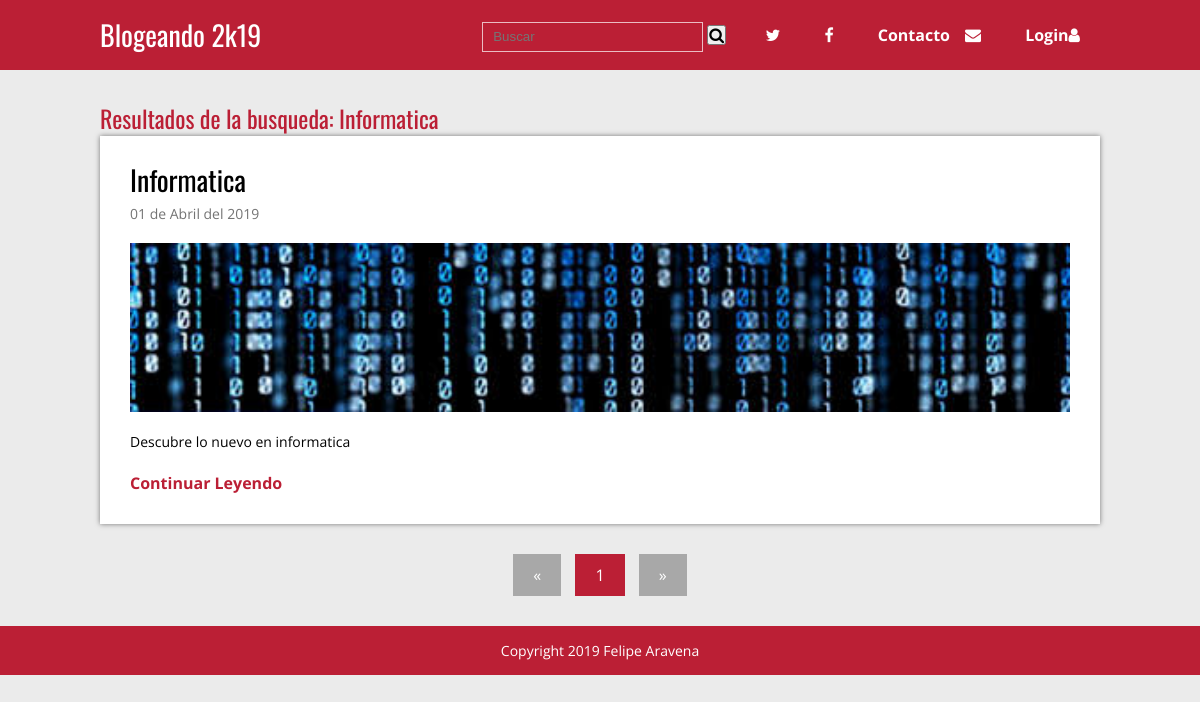
Screenshot of /blog/buscar.php?busqueda=Informatica with the database file from the repository.
### tables this page shows
CREATE TABLE `articulos` (
  `id` int(11) NOT NULL,
  `titulo` varchar(200) NOT NULL,
  `extracto` varchar(200) NOT NULL,
  `fecha` timestamp NOT NULL DEFAULT CURRENT_TIMESTAMP,
  `texto` text NOT NULL,
  `thumb` varchar(50) NOT NULL
);

### blog/buscar.php (called while the page is built, shortened)
<?php
require 'admin/config.php';
require 'functions.php';
$conexion = conexion($bd_config);
if($_SERVER['REQUEST_METHOD'] == 'GET' && !empty($_GET['busqueda'])){
	$busqueda = limpiarDatos($_GET['busqueda']);
	$statement =$conexion->prepare(
		"SELECT * FROM articulos WHERE titulo LIKE :busqueda or texto Like :busqueda"
	);
	$statement->execute(array(':busqueda' => "%$busqueda%"));
	$resultados = $statement->fetchAll();
	if (empty($resultados)) {
		$titulo = 'No se encontraron articulos con el resultado: ' . $busqueda;
	} else {
		$titulo = 'Resultados de la busqueda: ' . $busqueda;
	}
} else {
	header('Location:' . RUTA . '/index.php');
}
require 'views/buscar.view.php';
?>

### blog/functions.php (called while the page is built, shortened)
<?php
function limpiarDatos($datos){
	$datos = trim($datos);
	$datos = stripslashes($datos);
	$datos = htmlspecialchars($datos);
	return $datos;
}
function fecha($fecha){
	$timestamp = strtotime($fecha);
	$meses = ['Enero', 'Febrero', 'Marzo', 'Abril', 'Mayo', 'Junio', 'Julio', 'Agosto', 'Septiembre', 'Octubre', 'Noviembre', 'Diciembre'];
	$dia = date('d', $timestamp);
	$mes = date('m', $timestamp) - 1;
	$year = date('Y', $timestamp);
	$fecha = $dia . ' de ' . $meses[$mes] . ' del ' . $year;
	return $fecha;
}
?>

### blog/views/buscar.view.php (the view)
<?php require 'header.php' ?>
	<div class="contenedor">
		<h2><?php echo $titulo; ?></h2>
		<?php foreach($resultados as $post): ?>
			<div class="post">
				<article>
					<h2 class="titulo"><a href="single.php?id=<?php echo $post['id']; ?>"><?php echo $post['titulo'] ?></a></h2>
					<p class="fecha"><?php echo fecha($post['fecha']); ?></p>
					<div class="thumb">
						<a href="single.php?id=<?php echo $post['id']; ?>">
							<img src="./imagenes/<?php echo $post['thumb']; ?>" alt="<?php echo $post['titulo'] ?>">
						</a>
					</div>
					<p class="extracto"><?php echo $post['extracto'] ?></p>
					<a href="single.php?id=<?php echo $post['id']; ?>" class="continuar">Continuar Leyendo</a>
				</article>
			</div>
		<?php endforeach; ?>
		<?php require 'paginacion.php'; ?>
	</div>
<?php require 'footer.php'; ?>

### blog/css/estilos.css (style rules this page uses)
* { margin: 0; padding: 0; -webkit-box-sizing: border-box; -moz-box-sizing: border-box; box-sizing: border-box; }
body { font-size: 16px; font-family: 'Open Sans', sans-serif; background: #ebebeb; }
h1, h2, h3, h4, h5, h6 { font-family: "Oswald", Arial, Sans-serif; font-weight: normal; }
a { text-decoration: none; color:#BB1F35; }
.contenedor { max-width: 1000px; width: 90%; margin: auto; }
.post { width: 100%; background: #fff; box-shadow: 0px 0px 5px rgba(0,0,0, .5); margin-bottom: 30px; padding: 30px; }
.post article .titulo { font-family: "Oswald", Arial, Sans-serif; font-size: 28px; font-weight: normal; line-height: 28px; margin-bottom: 10px; }
.post article .titulo a { color:#000; }
.post article .fecha { color:#747474; font-size: 14px; margin-bottom: 20px; }
.post article .thumb { margin-bottom: 20px; }
.post article .thumb img { vertical-align: top; width: 100%; }
.post article .extracto { font-size: 14px; line-height: 20px; margin-bottom: 20px; }
.post article .continuar { color:#BB1F35; font-weight: bold; }

### rows the page displays
articulos: titulo "Informatica", fecha "01 de Abril del 2019", thumb (picture), extracto "Descubre lo nuevo en informatica"

### other values shown
$titulo "Resultados de la busqueda: Informatica"
